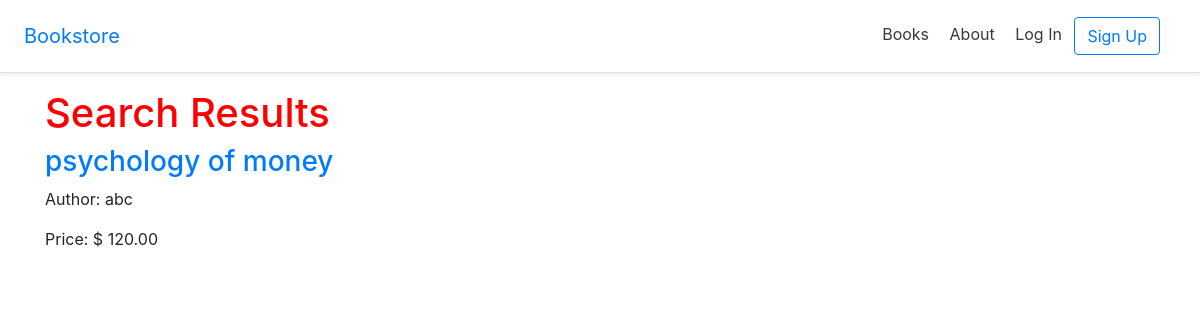
/books/search/, run on the app's committed database.
### books/models.py (models this page shows, shortened)
class Books(models.Model):
    title = models.CharField(max_length=100)
    author = models.CharField(max_length=100)
    price = models.DecimalField(max_digits=6, decimal_places=2)
    cover = models.ImageField(upload_to='covers/', blank=True)
    class Meta:
        permissions = [
            ('special_status', 'Can read all books'),
        ]
    def get_absolute_url(self):
        return reverse('book_detail', args=[str(self.id)])

### books/views.py (the view)
# urls.py: path('search/', SearchResultsListView.as_view(), name='search_results'),
class SearchResultsListView(ListView): # new
    model = Books
    context_object_name = 'book_list'
    template_name = 'books/search_results.html'
    def get_queryset(self):
        return Books.objects.filter(
            Q(title__icontains='money') | Q(title__icontains='api')
        )

### books/templates/books/search_results.html (shortened to what this page needs)
{% extends '_base.html' %}
{% block content %}
  <h1>Search Results</h1>
  {% for book in book_list %}
  <div>
  <h3><a href="{{ book.get_absolute_url }}">{{ book.title }}</a></h3>
  <p>Author: {{ book.author }}</p>
  <p>Price: $ {{ book.price }}</p>
  </div>
  {% endfor %}
{% endblock content %}

### pages/static/css/base.css (style rules this page uses)
h1 { color: red; }

### data on the page
Books: title "psychology of money", author "abc", price "120.00"
